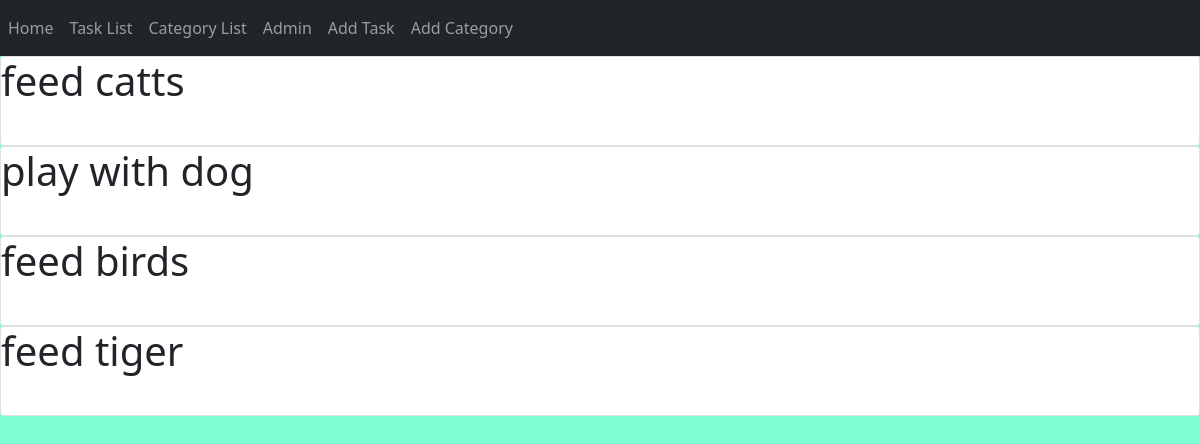
/category_detail/8/, run on the app's committed database.
### todo/models.py (models this page shows)
class Task(models.Model):
    category = models.ManyToManyField('Category')
    title = models.CharField(max_length=30)
    description = models.TextField()
    Priority = models.IntegerField()
    due_date = models.DateTimeField()
    create_time = models.DateField(auto_now_add=True)
    def __str__(self) -> str:
        return self.title

### todo/views.py (the view)
# urls.py: path('category_detail/<int:pk>/', CategoryDetail.as_view(), name="category_detail"),
class CategoryDetail(DetailView):
    model = Category
    def get_context_data(self, **kwargs):
        context = super().get_context_data(**kwargs)
        context["categoryTasks"] = Task.objects.all().filter(category = context["category"])
        return context

### templates/todo/category_detail.html (shortened to what this page needs)
{% extends 'base.html' %}
{% block content %}
{% for c in categoryTasks  %}
<div class="card-group">
  <div class="card">
    <h1 class="card-img-top" >{{c}} </h1>
    <div class="card-body">
    </div>
  </div>
</div>
{% endfor %}
{% endblock content %}

### static/todo/a.css (style rules this page uses)
body { background-color: aquamarine; }

### data on the page
Task: title "feed catts"
Task: title "play with dog"
Task: title "feed birds"
Task: title "feed tiger"
